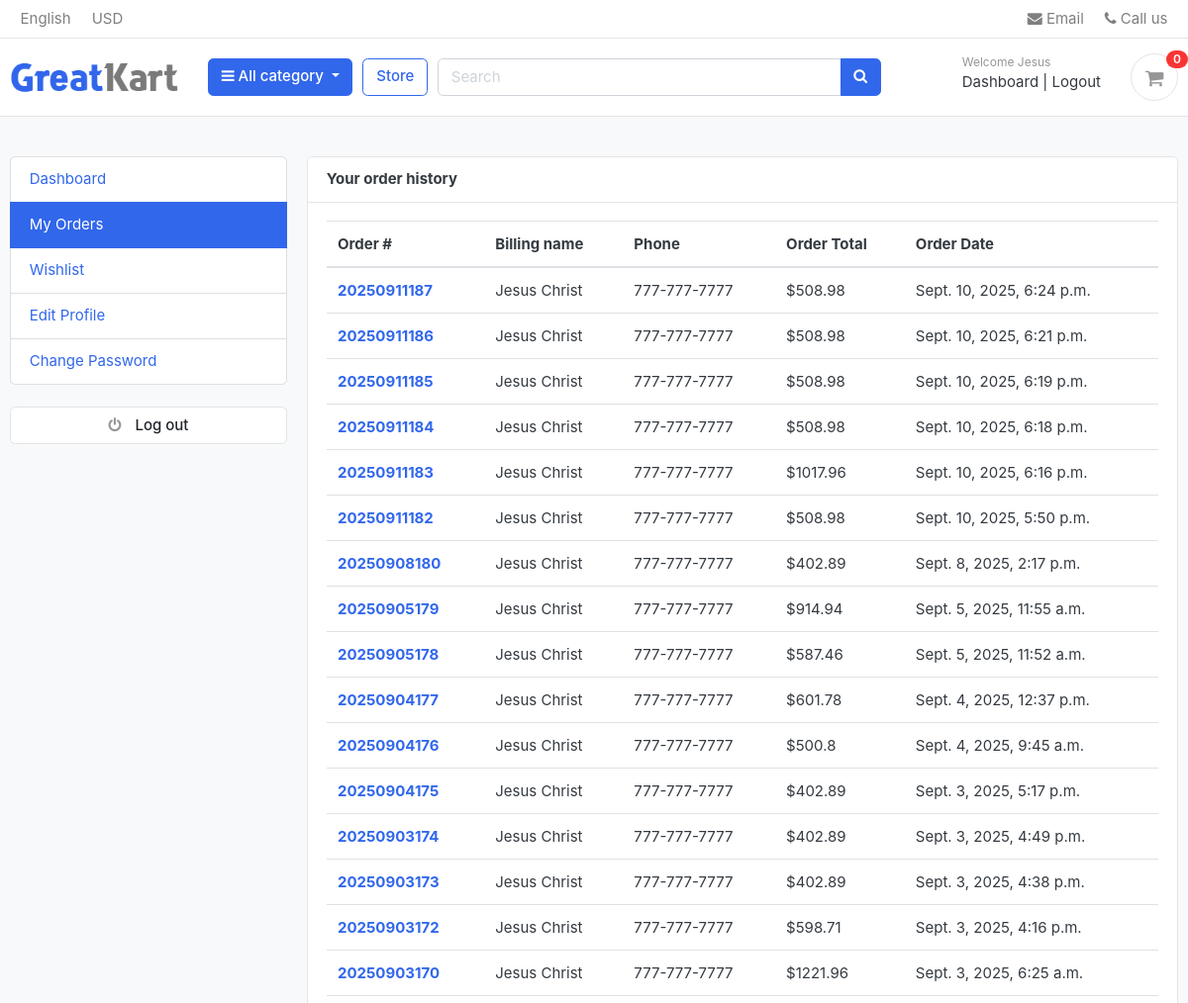
/accounts/my_orders/ (signed in, upper part), run on an earlier commit of the app's database.
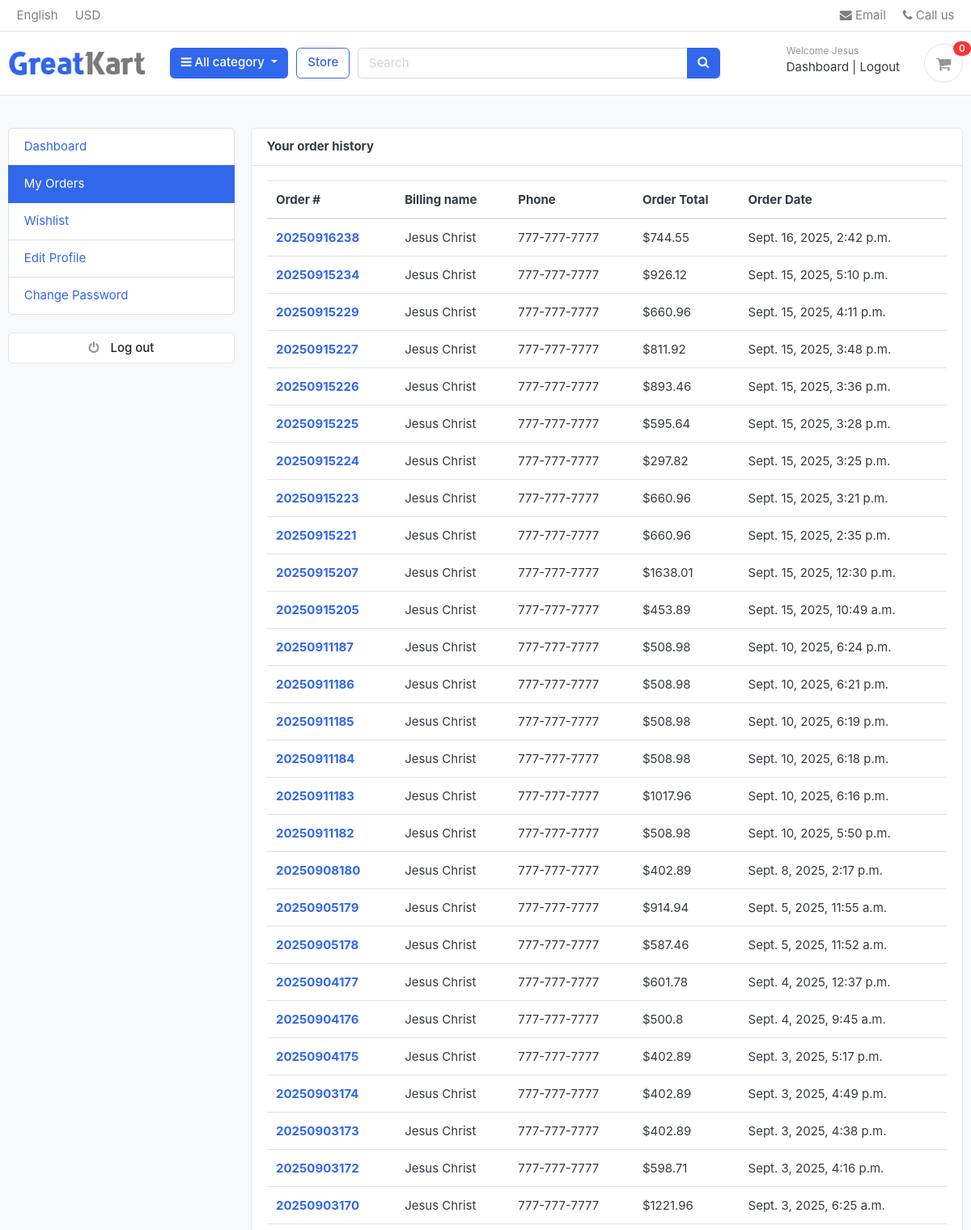
And on a later commit of the database.
### accounts/models.py (models this page shows, shortened)
class Account(AbstractUser):
    first_name = models.CharField(max_length=50)
    last_name = models.CharField(max_length=50)
    username = models.CharField(max_length=50, unique=True)
    email = models.EmailField(max_length=100, unique=True)
    phone_number = models.CharField(max_length=50)
    date_joined = models.DateTimeField(auto_now_add=True)
    last_login = models.DateTimeField(auto_now_add=True)
    is_admin = models.BooleanField(default=False)
    is_staff = models.BooleanField(default=False)
    is_active = models.BooleanField(default=False)
    is_superadmin = models.BooleanField(default=False)
    USERNAME_FIELD = 'email'
    REQUIRED_FIELDS = ['username', 'first_name', 'last_name']
    objects = MyAccountManager()

### orders/models.py (models this page shows, shortened)
class Order(models.Model):
    STATUS = (
        ("NEW", "New"),
        ("ACCEPTED", "Accepted"),
        ("AUTHORIZED", "Authorized"),
        ("COMPLETED", "Completed"),
        ("CANCELLED", "Cancelled"),
    )
    user = models.ForeignKey(Account, on_delete=models.SET_NULL, null=True)
    payment = models.ForeignKey(Payment, on_delete=models.SET_NULL, blank=True, null=True)
    order_number = models.CharField(max_length=20)
    first_name = models.CharField(max_length=50)
    last_name = models.CharField(max_length=50)
    phone = models.CharField(max_length=15)
    email = models.EmailField(max_length=50)
    address_line_1 = models.CharField(max_length=50)
    address_line_2 = models.CharField(max_length=50, blank=True)
    country = models.CharField(max_length=2, default='US')  # 2-letter code
    state = models.CharField(max_length=2)
    city = models.CharField(max_length=50)
    zip_code = models.CharField(max_length=10)
    order_note = models.CharField(max_length=100, blank=True)
    order_total = models.FloatField()
    tax = models.FloatField()
    status = models.CharField(max_length=10, choices=STATUS, default='New')
    is_ordered = models.BooleanField(default=False)
    ip = models.CharField(blank=True, max_length=20)
    created_at = models.DateTimeField(auto_now_add=True)
    updated_at = models.DateTimeField(auto_now=True)
    shipping_first_name = models.CharField(max_length=50, blank=True)
    shipping_last_name = models.CharField(max_length=50, blank=True)
    shipping_phone = models.CharField(max_length=15, blank=True)
    shipping_email = models.EmailField(max_length=50, blank=True)
    shipping_address_line_1 = models.CharField(max_length=50, blank=True)
    shipping_address_line_2 = models.CharField(max_length=50, blank=True)
    shipping_country = models.CharField(max_length=2, blank=True, default='US')
    shipping_state = models.CharField(max_length=2, blank=True)
    shipping_city = models.CharField(max_length=50, blank=True)
    shipping_zip_code = models.CharField(max_length=20, blank=True)
    paypal_authorization_id = models.CharField(max_length=255, blank=True, null=True)
    def full_name(self):
        return f'{self.first_name} {self.last_name}'

### accounts/views.py (the view)
# urls.py: path('my_orders/', views.my_orders, name='my_orders'),
@login_required(login_url='login')
def my_orders(request):
    orders = Order.objects.filter(
        user=request.user
    ).exclude(
        status="New"   # hide only brand new / incomplete orders
    ).order_by('-created_at')
    context = {
        'orders': orders,
    }
    return render(request, 'accounts/my_orders.html', context)

### carts/context_processors.py (called while the page is built)
def counter(request):
    cart_count = 0
    if 'admin' in request.path:
        return {}
    else:
        try:
            cart = Cart.objects.filter(cart_id= _cart_id(request))
            if request.user.is_authenticated:
                cart_items = CartItem.objects.all().filter(user=request.user)
            else:
                cart_items = CartItem.objects.all().filter(cart=cart[:1])
            for cart_item in cart_items:
                cart_count += cart_item.quantity
        except Cart.DoesNotExist:
            cart_count = 0
    return dict(cart_count=cart_count)

### carts/utils.py (called while the page is built)
def _cart_id(request):
    cart_id = request.session.get('cart_id')
    if not cart_id:
        cart_id = str(uuid.uuid4())
        request.session['cart_id'] = cart_id
        request.session.modified = True
    return cart_id

### category/context_processors.py (called while the page is built)
def menu_links(request):
    from category.models import Category
    links = Category.objects.all()
    return dict(links=links)

### category/models.py (called while the page is built)
    def get_url(self):
        return reverse('store:products_by_category', args=[self.slug])

### store/context_processors.py (called while the page is built)
def recently_viewed(request):
    viewed_ids = request.session.get('viewed_products', [])
    recently_viewed = Product.objects.filter(id__in=viewed_ids, is_available=True).order_by('-modified_date')[:5]  # Limit to 5, match session order if possible
    ordered_products = sorted(recently_viewed, key=lambda p: viewed_ids.index(p.id) if p.id in viewed_ids else len(viewed_ids))
    return {'recently_viewed': ordered_products}

### templates/accounts/my_orders.html (shortened to what this page needs)
{% extends 'base.html' %}
{% block content %}
<section class="section-conten padding-y bg">
<div class="container">
	<div class="row">
	{% include 'includes/dashboard_sidebar.html' %}
	<main class="col-md-9">
		<article class="card">
		<header class="card-header">
			<strong class="d-inline-block mr-3">Your order history</strong>
		</header>
		<div class="card-body">
			<div class="row">
			<div class="col-md-12">
				<table class="table table-hover">
  <thead>
    <tr>
      <th scope="col">Order #</th>
      <th scope="col">Billing name</th>
      <th scope="col">Phone </th>
      <th scope="col">Order Total</th>
	  <th scope="col">Order Date</th>
    </tr>
  </thead>
  <tbody>
  	{% for order in orders %}
    <tr>
      <th scope="row"><a href="{% url 'order_detail' order.order_number  %}">{{ order.order_number }}</a></th>
      <td>{{ order.full_name }}</td>
      <td>{{ order.phone }}</td>
      <td>${{ order.order_total }}</td>
	  <td>{{ order.created_at }}</td>
    </tr>
	{% endfor %}
  </tbody>
</table>
			</div>
			</div>
			</div>
		</div>
</div>
</section>
{% endblock %}

### templates/base.html (shortened to what this page needs)
{% load static %}
<!DOCTYPE HTML>
<html lang="en">
<head>
    <link href="{% static 'css/bootstrap.css' %}" rel="stylesheet" type="text/css"/>
    <link href="{% static 'fonts/fontawesome/css/all.min.css' %}" type="text/css" rel="stylesheet">
    <link href="{% static 'css/ui.css' %}" rel="stylesheet" type="text/css"/>
    <link href="{% static 'css/responsive.css' %}" rel="stylesheet" media="only screen and (max-width: 1200px)" />
    <link href="{% static 'css/custom.css' %}" rel="stylesheet" type="text/css"/>
    <link rel="stylesheet" href="https://cdnjs.cloudflare.com/ajax/libs/font-awesome/4.7.0/css/font-awesome.min.css">
</head>
<body>
    <header class="main-header">
        {% include 'includes/navbar.html' %}
    </header>
    {% block content %}{% endblock %}
    {% include 'includes/footer.html' %}
</body>
</html>

### templates/includes/navbar.html (shortened to what this page needs)
{% load static %}
<header class="section-header">
    <nav class="navbar p-md-0 navbar-expand-sm navbar-light border-bottom">
        <div class="container">
            <div class="collapse navbar-collapse" id="navbarTop4">
                <ul class="navbar-nav mr-auto">
                    <li class="nav-item dropdown">
                        <a href="#" class="nav-link"> English </a>
                    </li>
                    <li class="nav-item dropdown">
                        <a href="#" class="nav-link"> USD </a>
                    </li>
                </ul>
                <ul class="navbar-nav">
                    <li><a href="#" class="nav-link"> <i class="fa fa-envelope"></i> Email </a></li>
                    <li><a href="#" class="nav-link"> <i class="fa fa-phone"></i> Call us </a></li>
                </ul>
            </div>
        </div>
    </nav>
    <section class="header-main border-bottom">
        <div class="container">
            <div class="row align-items-center">
                <div class="col-lg-2 col-md-3 col-6">
                    <a href="{% url 'home' %}" class="brand-wrap">
                        <img class="logo" src="{% static './images/logo.png' %}">
                    </a>
                </div>
                <div class="col-lg col-sm col-md col-6 flex-grow-0">
                    <div class="category-wrap dropdown d-inline-block float-right">
                        <button type="button" class="btn btn-primary dropdown-toggle" data-toggle="dropdown">
                            <i class="fa fa-bars"></i> All category
                        </button>
                    </div>
                </div>
                <a href="{% url 'store:store' %}" class="btn btn-outline-primary">Store</a>
                <div class="col-lg col-md-6 col-sm-12 col">
                    <form action="{% url 'store:search' %}" class="search" method="GET">
                        <div class="input-group w-100">
                            <input type="text" class="form-control" style="width:60%;" placeholder="Search" name="keyword">
                            <div class="input-group-append">
                                <button class="btn btn-primary" type="submit">
                                    <i class="fa fa-search"></i>
                                </button>
                            </div>
                        </div>
                    </form>
                </div>
                <div class="col-lg-3 col-sm-6 col-8 order-2 order-lg-3">
                    <div class="d-flex justify-content-end mb-3 mb-lg-0">
                        {% if user.id is None %}
                            <div class="widget-header">
                                <small class="title text-muted">Welcome guest!</small>
                                <div>
                                    <a href="{% url 'login' %}">Sign in</a>
                                    <span class="dark-transp"> | </span>
                                    <a href="{% url 'register' %}"> Register</a>
                                </div>
                            </div>
                        {% else %}
                            <div class="widget-header">
                                <small class="title text-muted">Welcome {{user.first_name}}</small>
                                <div>
                                    <a href="{% url 'dashboard' %}">Dashboard</a>
                                    <span class="dark-transp"> | </span>
                                    <a href="{% url 'logout' %}"> Logout</a>
                                </div>
                            </div>
                        {% endif %}
                        <a href="{% url 'cart' %}" class="widget-header pl-3 ml-3">
                            <div class="icon icon-sm rounded-circle border"><i class="fa fa-shopping-cart"></i></div>
                            <span class="badge badge-pill badge-danger notify">{{ cart_count }}</span>
                        </a>
                    </div>
                </div>
            </div>
        </div>
    </section>
</header>

### templates/includes/dashboard_sidebar.html
<aside class="col-md-3">
    <ul class="list-group">
        <a class="list-group-item {% if '/accounts/' == request.path %}active {% endif %}" href="{% url 'dashboard' %}"> Dashboard</a>
        <a class="list-group-item {% if '/my_orders/' in request.path %}active{% endif %}" href="{% url 'my_orders' %}"> My Orders </a>
        <a class="list-group-item {% if '/store/wishlist/' in request.path %}active{% endif %}" href="{% url 'store:wishlist' %}"> Wishlist </a>
        <a class="list-group-item {% if '/edit_profile/' in request.path %}active{% endif %}" href="{% url 'edit_profile' %}"> Edit Profile </a>
        <a class="list-group-item {% if '/change_password/' in request.path %}active{% endif %}" href="{% url 'change_password' %}">Change Password</a>
    </ul>
    <br>
    <a class="btn btn-light btn-block" href="{% url 'logout' %}"> <i class="fa fa-power-off"></i> <span class="text">Log out</span> </a>
</aside>

### templates/includes/footer.html (shortened to what this page needs)
</body>
</html>

### static/css/ui.css (style rules this page uses)
html { font-family: "Inter", sans-serif; font-size: 15px; }
.icon-xs, .icon-sm, .icon-md, .icon-lg { display: inline-block; text-align: center; flex-shrink: 0; flex-grow: 0; }
.icon-sm { width: 48px; height: 48px; line-height: 48px !important; font-size: 20px; }
.padding-y { padding-top: 40px; padding-bottom: 40px; }
article:after, .form-group:after { display: block; clear: both; content: ""; }
.bg { background-color: #f8f9fa; }
.header-main { position: relative; padding-top: 1rem; padding-bottom: 1rem; }
.brand-wrap .logo, .navbar-brand .logo { margin-right: 7px; max-height: 42px; display: inline-block; }
.widget-header { display: inline-block; vertical-align: middle; position: relative; }
.widget-header a { color: #343a40; }
.widget-header i { color: #969696; }
.widget-header .title { display: block; }
.widget-header .notify { position: absolute; top: -3px; right: -10px; }
.btn-light { background-color: #fff; border-color: #e4e4e4; }
.btn-light i { color: #969696; }
.btn i + .text { margin-left: 10px; }
.notify { position: absolute; top: -4px; right: -10px; display: inline-block; padding: 0.25em 0.6em; font-size: 12px; line-height: 1; text-align: center; border-radius: 3rem; color: #fff; background-color: #fa3434; }

### templates/base.html (style rules this page uses)
.main-header { position: sticky; top: 0; z-index: 1000; transition: all 0.3s ease; background-color: inherit; }
body { padding-top: 0; }

What changed in the data, as far as the page shows it:
added Order: order_number "20250916238", full_name "Jesus Christ", phone "777-777-7777", order_total "744.55", created_at "Sept. 16, 2025, 2:42 p.m."
added Order: order_number "20250915234", full_name "Jesus Christ", phone "777-777-7777", order_total "926.12", created_at "Sept. 15, 2025, 5:10 p.m."
added Order: order_number "20250915229", full_name "Jesus Christ", phone "777-777-7777", order_total "660.96", created_at "Sept. 15, 2025, 4:11 p.m."
added Order: order_number "20250915227", full_name "Jesus Christ", phone "777-777-7777", order_total "811.92", created_at "Sept. 15, 2025, 3:48 p.m."
added Order: order_number "20250915226", full_name "Jesus Christ", phone "777-777-7777", order_total "893.46", created_at "Sept. 15, 2025, 3:36 p.m."
added Order: order_number "20250915225", full_name "Jesus Christ", phone "777-777-7777", order_total "595.64", created_at "Sept. 15, 2025, 3:28 p.m."
added Order: order_number "20250915224", full_name "Jesus Christ", phone "777-777-7777", order_total "297.82", created_at "Sept. 15, 2025, 3:25 p.m."
added Order: order_number "20250915223", full_name "Jesus Christ", phone "777-777-7777", order_total "660.96", created_at "Sept. 15, 2025, 3:21 p.m."
added Order: order_number "20250915221", full_name "Jesus Christ", phone "777-777-7777", order_total "660.96", created_at "Sept. 15, 2025, 2:35 p.m."
added Order: order_number "20250915207", full_name "Jesus Christ", phone "777-777-7777", order_total "1638.01", created_at "Sept. 15, 2025, 12:30 p.m."
added Order: order_number "20250915205", full_name "Jesus Christ", phone "777-777-7777", order_total "453.89", created_at "Sept. 15, 2025, 10:49 a.m."
